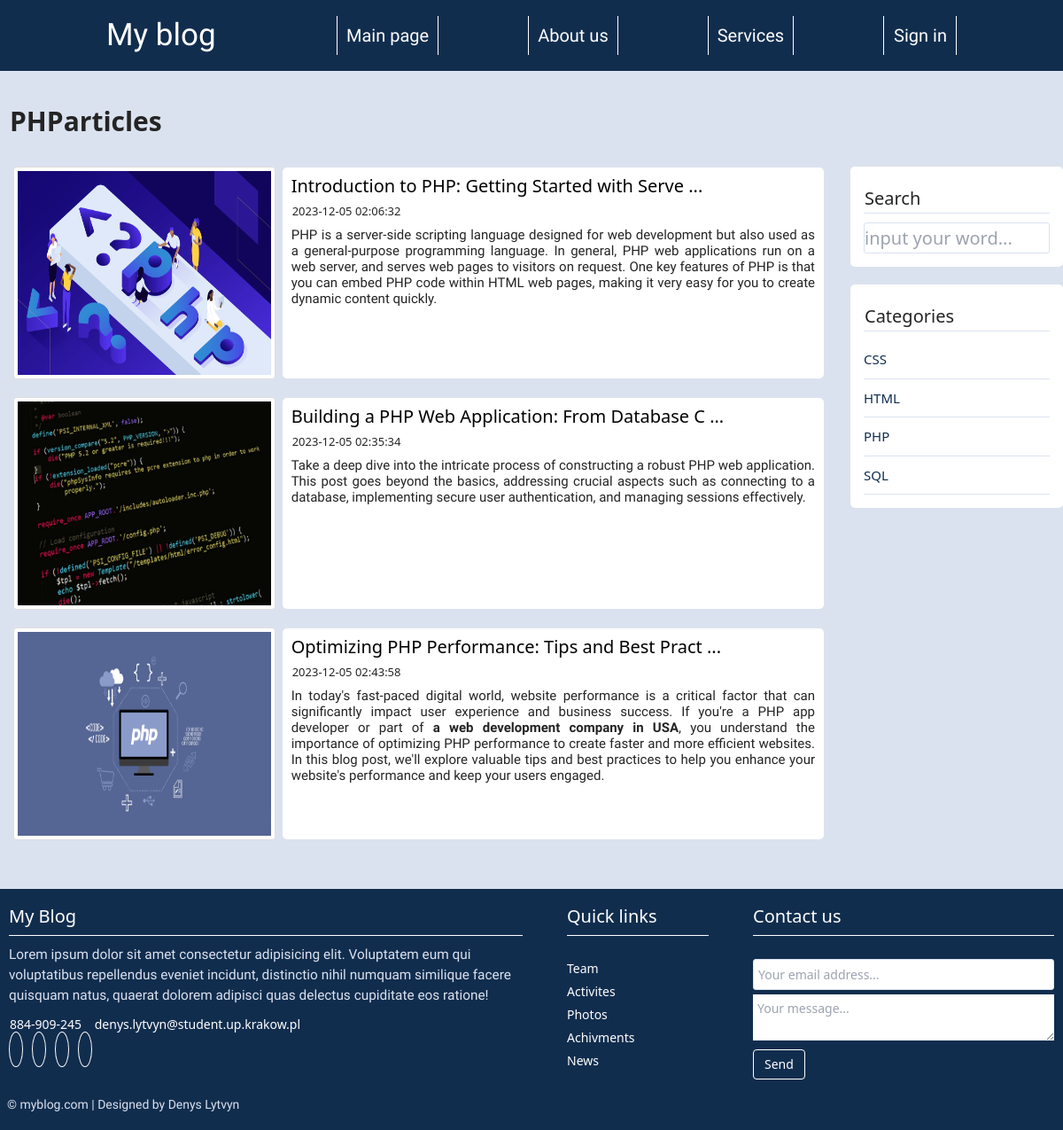
Screenshot of /PHP_PROJEKT/category.php?id=16 with the database file from the repository.
### tables this page shows
CREATE TABLE `topics` (
  `id` int(12) NOT NULL,
  `name` varchar(121) NOT NULL,
  `description` text NOT NULL
);

CREATE TABLE `posts` (
  `id` int(12) NOT NULL,
  `id_user` int(12) NOT NULL,
  `title` varchar(255) NOT NULL,
  `img` varchar(255) NOT NULL,
  `content` text NOT NULL,
  `status` tinyint(4) NOT NULL,
  `id_topic` int(12) DEFAULT NULL,
  `created_date` datetime NOT NULL DEFAULT current_timestamp()
);

### PHP_PROJEKT/app/database/db.php (called while the page is built, shortened)
<?php
require('connect.php');
function dbCheckError($query)
{
    $errInfo = $query->errorInfo();
}
function selectAll($table, $params = [])
{
    global $pdo;
    $sql = "SELECT * FROM $table";
    if (!empty($params)) {
        $i = 0;
        foreach ($params as $key => $value) {
            if ($i === 0) {
                $sql = $sql . " WHERE $key = $value";
            } else {
                $sql = $sql . " AND $key = $value";
            }
            $i++;
        }
    }
    $query = $pdo->prepare($sql);
    $query->execute();
    return $query->fetchAll();
}
function selectOne($table, $params = [])
{
    global $pdo;
    $sql = "SELECT * FROM $table";
    if (!empty($params)) {
        $i = 0;
        foreach ($params as $key => $value) {
            if ($i === 0) {
                $sql = $sql . " WHERE $key = $value";
            } else {
                $sql = $sql . " AND $key = $value";
            }
            $i++;
        }
    }
    $sql = $sql . " LIMIT 1";
    $query = $pdo->prepare($sql);
    $query->execute();
    return $query->fetch();
}
?>

### PHP_PROJEKT/app/controllers/topics.php (called while the page is built, shortened)
<?php
include SITE_ROOT . '/app/database/db.php';
$topics = selectAll('topics');
?>

### PHP_PROJEKT/category.php (the view, shortened to what this page needs)
<?php
include "app/controllers/topics.php";
$posts = selectAll('posts', ['id_topic' => $_GET['id']]);
$category = selectOne('topics', ['id' => $_GET['id']]);
?>
<!DOCTYPE html>
<html lang="en">
<head>
    <?php include("app/include/head.php") ?>
</head>
<body>
    <?php include("app/include/header.php"); ?>
    <main>
        <section class="main__content">
            <h2><ion-icon name="newspaper"></ion-icon>
                <?= $category['name']; ?>articles
            </h2>
            <div class="main__content__container">
                <section class="posts">
                    <?php foreach ($posts as $post): ?>
                        <div class="posts__item">
                            <div class="posts__item__img">
                                <img src="<?= BASE_URL . 'assets/images/posts/' . $post['img'] ?>"
                                    alt="<?= $post['title']; ?>" class="img-thumbnail img">
                            </div>
                            <div class="posts__item__text">
                                <h3><a href="<?= BASE_URL . 'single.php?post=' . $post['id']; ?>">
                                        <?= strlen($post['title']) > 47 ? substr($post['title'], 0, 47) . ' ...' : $post['title']; ?>
                                    </a></h3>
                                <span>
                                    <?= $post['created_date']; ?>
                                </span>
                                <?= strlen($post['content']) > 750 ? mb_substr($post['content'], 0, 750, 'UTF-8') . ' ...' : $post['content']; ?>
                            </div>
                        </div>
                    <?php endforeach; ?>
                </section>
                <section class="sidebar">
                    <div class="search">
                        <h3><ion-icon name="search"></ion-icon>Search</h3>
                        <form action="search.php" method="post">
                            <input type="text" name="search-term" class="text-input" placeholder="input your word...">
                        </form>
                    </div>
                    <aside class="categories">
                        <h3><ion-icon name="list"></ion-icon>Categories</h3>
                        <ul>
                            <?php foreach ($topics as $key => $topic): ?>
                                <li>
                                    <a href="<?= BASE_URL . 'category.php?id=' . $topic['id']; ?>">
                                        <?= $topic['name']; ?>
                                    </a>
                                </li>
                            <?php endforeach; ?>
                        </ul>
                    </aside>
                </section>
            </div>
        </section>
    </main>
    <?php include("app/include/footer.php"); ?>
</body>
</html>

### PHP_PROJEKT/assets/css/main.css (style rules this page uses)
* { padding: 0px; margin: 0px; border: none; }
*, *::before, *::after { box-sizing: border-box; }
a, a:link, a:visited { text-decoration: none; }
aside, nav, footer, header, section, main { display: block; }
h1, h2, h3, h4, h5, h6, p { font-size: inherit; font-weight: inherit; padding: 0px; margin: 0px; }
ul, li { padding: 0px; margin: 0px; }
ul, ul li { list-style: none; }
img { vertical-align: top; }
img, svg { max-width: 100%; height: auto; }
input, textarea, button, select { font-family: inherit; font-size: inherit; color: inherit; background-color: transparent; }
html { font-size: 10px; }
body { background: #DBE2EF; color: #ffffff; font-family: "Poppins", sans-serif; min-height: 100vh; }
a { color: #ffffff; transition: color 0.3s; }
main { font-size: 2rem; color: #242424; }
input { display: block; padding: 10px 12px; width: 100%; height: 35px; font-size: 1.4rem; border-radius: 3px; border: 1px solid #DBE2EF; line-height: 1.5; color: #444444; }
.main__content { max-width: 1200px; margin: 40px auto; }
.main__content__container { display: flex; justify-content: space-between; width: 100%; }
.main__content h2 { margin: 35px 0 20px 0; padding: 0 10px; font-weight: 600; font-size: 1.5em; }
.posts { width: 80%; }
.posts__item { margin: 10px; border-radius: 5px; display: flex; align-items: center; height: 250px; overflow: hidden; }
.posts__item__img { width: 35%; padding: 5px; height: 100%; }
.posts__item__img img { height: 100%; }
.posts__item__text { width: 70%; height: 95%; margin: 0 20px 0 3px; padding: 10px; background: #ffffff; border-radius: 5px; }
.posts__item__text h3 { height: 10%; max-height: 50px; font-weight: 500; font-size: 2rem; }
.posts__item__text h3 a { color: black; }
.posts__item__text span { font-size: 1.3rem; }
.posts__item__text p { font-size: 1.5rem; font-family: "Nunito Sans", sans-serif; text-align: justify; line-height: 1.2; height: 80%; max-height: 200px; margin-top: 5px; overflow: hidden; }
.sidebar { width: 20%; margin-top: 15px; height: 500px; }
.sidebar .search { padding: 15px; border-radius: 5px; background: #ffffff; margin-bottom: 20px; }
.sidebar .search h3 { font-weight: 500; font-size: 2rem; margin: 10px 0; padding-bottom: 5px; border-bottom: 1px solid #DBE2EF; }
.sidebar .categories { padding: 15px; border-radius: 5px; background: #ffffff; margin-bottom: 20px; }
.sidebar .categories h3 { font-weight: 500; font-size: 2rem; margin: 10px 0; padding-bottom: 5px; border-bottom: 1px solid #DBE2EF; }
.sidebar .categories ul li a { display: block; padding: 10px 0; border-bottom: 1px solid #DBE2EF; transition: padding-left 0.3s; font-weight: 500; color: #112D4E; font-size: 1.5rem; }

### rows the page displays
topics: name "PHP"
posts: img (picture), title "Introduction to PHP: Getting Started with Serve", created_date "2023-12-05 02:06:32", content "PHP is a server-side scripting language designed for web development but also used as a general-purpose programming language. In general, PHP web applications run on a web server, and serves web pages to visitors on request. One key features of PHP is that you can embed PHP code within HTML web pages, making it very easy for you to create dynamic content quickly."
posts: img (picture), title "Building a PHP Web Application: From Database C", created_date "2023-12-05 02:35:34", content "Take a deep dive into the intricate process of constructing a robust PHP web application. This post goes beyond the basics, addressing crucial aspects such as connecting to a database, implementing secure user authentication, and managing sessions effectively."
posts: img (picture), title "Optimizing PHP Performance: Tips and Best Pract", created_date "2023-12-05 02:43:58", content "In today's fast-paced digital world, website performance is a critical factor that can significantly impact user experience and business success. If you're a PHP app developer or part of a web development company in USA , you understand the importance of optimizing PHP performance to create faster and more efficient websites. In this blog post, we'll explore valuable tips and best practices to help you enhance your website's performance and keep your users engaged."
topics: name "CSS"
topics: name "HTML"
topics: name "SQL"
